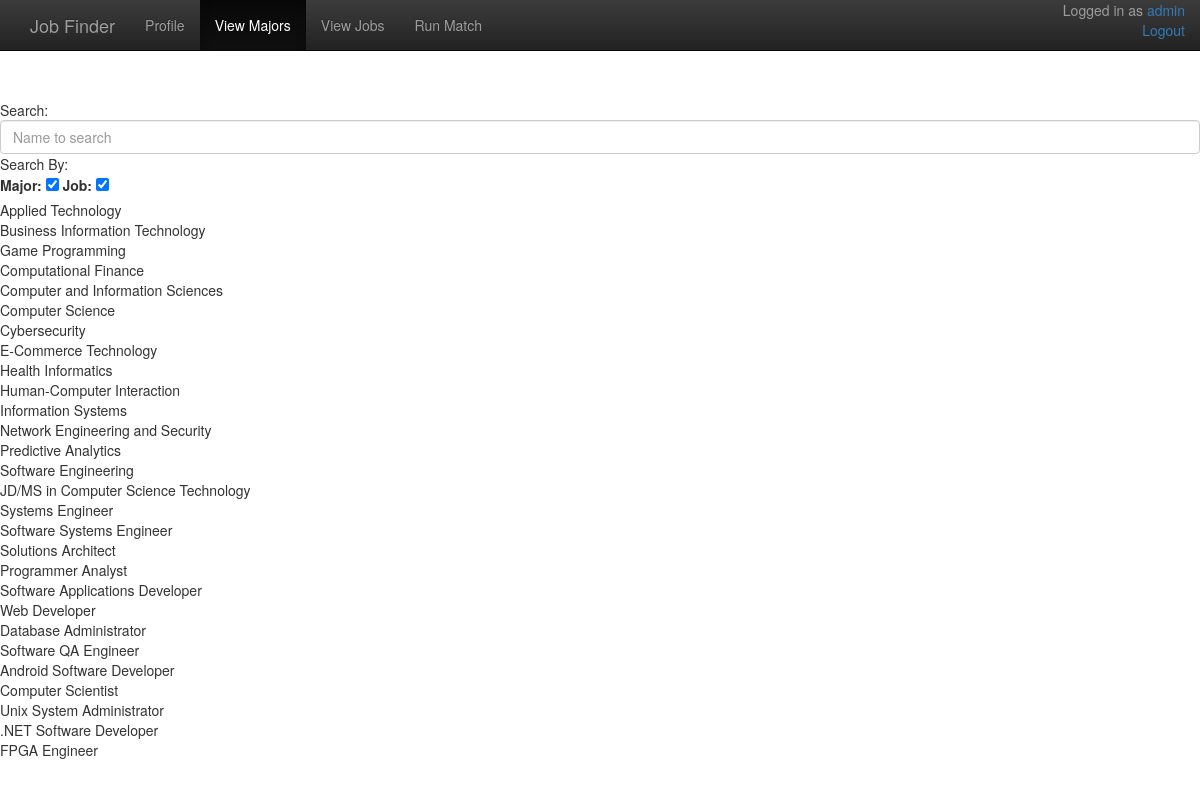
Screenshot of /main (signed in) with the database file from the repository.
### db_model.py (models this page shows, shortened)
class User(db.Model):
    id = db.Column(db.Integer, primary_key=True)
    username = db.Column(db.String(50), unique=True)
    pwhash = db.Column(db.String())
    email = db.Column(db.String(120), nullable=True)
    firstName = db.Column(db.String())
    lastName = db.Column(db.String())
    current_session = db.Column(db.String())
    isAdmin = db.Column(db.Boolean, default=False)
    isFaculty = db.Column(db.Boolean, default=False)

class Degree(db.Model):
    id = db.Column(db.Integer, primary_key=True)
    name = db.Column(db.String())

class Job(db.Model):
    id = db.Column(db.Integer, primary_key=True)
    name = db.Column(db.String())

### jobFinder.py (the view)
@app.route('/main', methods=['GET', 'POST'])
def main():
    majors = db.session.query(Degree.name).all()
    jobs = db.session.query(Job.name).all()
    try:
        current_user.username
    except AttributeError:
        return render_template('main.html', user=None, majors=majors, jobs=jobs)
    return render_template('main.html', user=current_user, majors=majors, jobs=jobs)

### jobFinder.py (called while the page is built)
@login_manager.user_loader
def load_user(user_id):
    return db.session.query(User).get(user_id)

### templates/main.html (shortened to what this page needs)
<!DOCTYPE html>
<html lang="en">
<head>
    <link rel="stylesheet" href="/static/bootstrap-theme.min.css">
    <link rel="stylesheet" href="/static/bootstrap.min.css">
    <link rel="stylesheet" href="https://cdnjs.cloudflare.com/ajax/libs/bootstrap3-dialog/1.34.7/css/bootstrap-dialog.min.css">
    <link href="/static/main/main.css" rel="stylesheet" type="text/css">
</head>
<body>
    <nav class="navbar navbar-inverse navbar-fixed-top">
        <div class="container">
            <div class="navbar-header">
                <a class="navbar-brand" href="login">
                    Job Finder
                </a>
            </div>
            <div id="navbar" class="navbar-collapse collapse">
                <ul class="nav navbar-nav">
                    {% if user %}
                    <li>
                        <a href="profile">
                            Profile
                        </a>
                    </li>
                    {% endif %}
                    <li class="active">
                        <a href="main">
                            View Majors
                        </a>
                    </li>
                    <li>
                        <a href="main">
                            View Jobs
                        </a>
                    </li>
                    <li>
                        <a href="match">
                            Run Match
                        </a>
                    </li>
                </ul>
                <ul class="nav navbar-nav navbar-right">
                    <div class="margin-info pull-right">
                        {% if user %}
                            <p class="margin-text" align="right">Logged in as <a href="/profile">{{ user.username }}</a>
                                <br/>
                                <a href="/logout">Logout</a>
                                <br/>
                            </p>
                        {% endif %}
                    </div>
                </ul>
            </div>
        </div>
    </nav>
    <br/>
    <br/>
    <br/>
    <br/>
    <br/>
    <div>Search:</div>
    <input type="text" id="searchFilt" class="form-control" placeholder="Name to search">
    <div>Search By:</div>
    <label for="majorCheck">Major:</label>
    <input type="checkbox" id="majorCheck">
    <label for="jobCheck">Job:</label>
    <input type="checkbox" id="jobCheck">
    <table id="majorTable">
        {% for major in majors %}
            <tr>
                <td>{{ major.name }}</td>
            </tr>
        {% endfor %}
    </table>
    <table id="jobTable">
        {% for job in jobs %}
            <tr>
                <td>{{ job.name }}</td>
            </tr>
        {% endfor %}
    </table>
</body>
</html>

### static/main/main.css (style rules this page uses)
.margin-text { color: #9d9d9d; }

### rows the page displays
User: username "admin"
Degree: name "Applied Technology"
Degree: name "Business Information Technology"
Degree: name "Game Programming"
Degree: name "Computational Finance"
Degree: name "Computer and Information Sciences"
Degree: name "Computer Science"
Degree: name "Cybersecurity"
Degree: name "E-Commerce Technology"
Degree: name "Health Informatics"
Degree: name "Human-Computer Interaction"
Degree: name "Information Systems"
Degree: name "Network Engineering and Security"
Degree: name "Predictive Analytics"
Degree: name "Software Engineering"
Degree: name "JD/MS in Computer Science Technology"
Job: name "Systems Engineer"
Job: name "Software Systems Engineer"
Job: name "Solutions Architect"
Job: name "Programmer Analyst"
Job: name "Software Applications Developer"
Job: name "Web Developer"
Job: name "Database Administrator"
Job: name "Software QA Engineer"
Job: name "Android Software Developer"
Job: name "Computer Scientist"
Job: name "Unix System Administrator"
Job: name ".NET Software Developer"
Job: name "FPGA Engineer"
